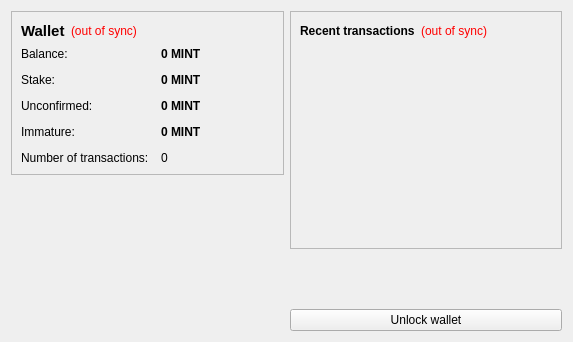
<?xml version="1.0" encoding="UTF-8"?>
<ui version="4.0">
 <class>OverviewPage</class>
 <widget class="QWidget" name="OverviewPage">
  <property name="geometry">
   <rect>
    <x>0</x>
    <y>0</y>
    <width>573</width>
    <height>342</height>
   </rect>
  </property>
  <property name="windowTitle">
   <string>Form</string>
  </property>
  <layout class="QHBoxLayout" name="horizontalLayout" stretch="1,1">
   <item>
    <layout class="QVBoxLayout" name="verticalLayout_2">
     <item>
      <widget class="QFrame" name="frame">
       <property name="frameShape">
        <enum>QFrame::StyledPanel</enum>
       </property>
       <property name="frameShadow">
        <enum>QFrame::Raised</enum>
       </property>
       <layout class="QVBoxLayout" name="verticalLayout_4">
        <item>
         <layout class="QHBoxLayout" name="horizontalLayout_4">
          <item>
           <widget class="QLabel" name="label_5">
            <property name="font">
             <font>
              <pointsize>11</pointsize>
              <weight>75</weight>
              <bold>true</bold>
             </font>
            </property>
            <property name="text">
             <string>Wallet</string>
            </property>
           </widget>
          </item>
          <item>
           <widget class="QLabel" name="labelWalletStatus">
            <property name="toolTip">
             <string>The displayed information may be out of date. Your wallet automatically synchronizes with the cleanwatercoin network after a connection is established, but this process has not completed yet.</string>
            </property>
            <property name="styleSheet">
             <string notr="true">QLabel { color: red; }</string>
            </property>
            <property name="text">
             <string notr="true">(out of sync)</string>
            </property>
            <property name="alignment">
             <set>Qt::AlignLeading|Qt::AlignLeft|Qt::AlignVCenter</set>
            </property>
           </widget>
          </item>
          <item>
           <spacer name="horizontalSpacer_2">
            <property name="orientation">
             <enum>Qt::Horizontal</enum>
            </property>
            <property name="sizeHint" stdset="0">
             <size>
              <width>40</width>
              <height>20</height>
             </size>
            </property>
           </spacer>
          </item>
         </layout>
        </item>
        <item>
         <layout class="QFormLayout" name="formLayout_2">
          <property name="fieldGrowthPolicy">
           <enum>QFormLayout::AllNonFixedFieldsGrow</enum>
          </property>
          <property name="horizontalSpacing">
           <number>12</number>
          </property>
          <property name="verticalSpacing">
           <number>12</number>
          </property>
          <item row="0" column="0">
           <widget class="QLabel" name="label">
            <property name="text">
             <string>Balance:</string>
            </property>
           </widget>
          </item>
          <item row="0" column="1">
           <widget class="QLabel" name="labelBalance">
            <property name="font">
             <font>
              <weight>75</weight>
              <bold>true</bold>
             </font>
            </property>
            <property name="cursor">
             <cursorShape>IBeamCursor</cursorShape>
            </property>
            <property name="toolTip">
             <string>Your current balance</string>
            </property>
            <property name="text">
             <string notr="true">0 MINT</string>
            </property>
            <property name="textInteractionFlags">
             <set>Qt::LinksAccessibleByMouse|Qt::TextSelectableByKeyboard|Qt::TextSelectableByMouse</set>
            </property>
           </widget>
          </item>
          <item row="1" column="0">
           <widget class="QLabel" name="label_6">
            <property name="text">
             <string>Stake:</string>
            </property>
           </widget>
          </item>
          <item row="1" column="1">
           <widget class="QLabel" name="labelStake">
            <property name="font">
             <font>
              <weight>75</weight>
              <bold>true</bold>
             </font>
            </property>
            <property name="cursor">
             <cursorShape>IBeamCursor</cursorShape>
            </property>
            <property name="toolTip">
             <string>Total of coins that was staked, and do not yet count toward the current balance</string>
            </property>
            <property name="text">
             <string notr="true">0 MINT</string>
            </property>
            <property name="textInteractionFlags">
             <set>Qt::LinksAccessibleByMouse|Qt::TextSelectableByKeyboard|Qt::TextSelectableByMouse</set>
            </property>
           </widget>
          </item>
          <item row="2" column="0">
           <widget class="QLabel" name="label_3">
            <property name="text">
             <string>Unconfirmed:</string>
            </property>
           </widget>
          </item>
          <item row="2" column="1">
           <widget class="QLabel" name="labelUnconfirmed">
            <property name="font">
             <font>
              <weight>75</weight>
              <bold>true</bold>
             </font>
            </property>
            <property name="cursor">
             <cursorShape>IBeamCursor</cursorShape>
            </property>
            <property name="toolTip">
             <string>Total of transactions that have yet to be confirmed, and do not yet count toward the current balance</string>
            </property>
            <property name="text">
             <string notr="true">0 MINT</string>
            </property>
            <property name="textInteractionFlags">
             <set>Qt::LinksAccessibleByMouse|Qt::TextSelectableByKeyboard|Qt::TextSelectableByMouse</set>
            </property>
           </widget>
          </item>
          <item row="3" column="0">
           <widget class="QLabel" name="labelImmatureText">
            <property name="text">
             <string>Immature:</string>
            </property>
           </widget>
          </item>
          <item row="3" column="1">
           <widget class="QLabel" name="labelImmature">
            <property name="font">
             <font>
              <weight>75</weight>
              <bold>true</bold>
             </font>
            </property>
            <property name="toolTip">
             <string>Mined balance that has not yet matured</string>
            </property>
            <property name="text">
             <string notr="true">0 MINT</string>
            </property>
            <property name="textInteractionFlags">
             <set>Qt::LinksAccessibleByMouse|Qt::TextSelectableByKeyboard|Qt::TextSelectableByMouse</set>
            </property>
           </widget>
          </item>
          <item row="4" column="0">
           <widget class="QLabel" name="label_2">
            <property name="text">
             <string>Number of transactions:</string>
            </property>
           </widget>
          </item>
          <item row="4" column="1">
           <widget class="QLabel" name="labelNumTransactions">
            <property name="toolTip">
             <string>Total number of transactions in wallet</string>
            </property>
            <property name="text">
             <string notr="true">0</string>
            </property>
           </widget>
          </item>
         </layout>
        </item>
       </layout>
      </widget>
     </item>
     <item>
      <spacer name="verticalSpacer">
       <property name="orientation">
        <enum>Qt::Vertical</enum>
       </property>
       <property name="sizeHint" stdset="0">
        <size>
         <width>20</width>
         <height>40</height>
        </size>
       </property>
      </spacer>
     </item>
     <item>
      <widget class="QLabel" name="label_6">
       <property name="text">
        <string/>
       </property>
       <property name="pixmap">
        <pixmap resource="../bitcoin.qrc">:/images/backg</pixmap>
       </property>
       <property name="scaledContents">
        <bool>false</bool>
       </property>
       <property name="alignment">
        <set>Qt::AlignCenter</set>
       </property>
       <property name="margin">
        <number>-2</number>
       </property>
      </widget>
     </item>
    </layout>
   </item>
   <item>
    <layout class="QVBoxLayout" name="verticalLayout_3">
     <item>
      <widget class="QFrame" name="frame_2">
       <property name="frameShape">
        <enum>QFrame::StyledPanel</enum>
       </property>
       <property name="frameShadow">
        <enum>QFrame::Raised</enum>
       </property>
       <layout class="QVBoxLayout" name="verticalLayout">
        <item>
         <layout class="QHBoxLayout" name="horizontalLayout_2">
          <item>
           <widget class="QLabel" name="label_4">
            <property name="text">
             <string>&lt;b&gt;Recent transactions&lt;/b&gt;</string>
            </property>
           </widget>
          </item>
          <item>
           <widget class="QLabel" name="labelTransactionsStatus">
            <property name="toolTip">
             <string>The displayed information may be out of date. Your wallet automatically synchronizes with the cleanwatercoin network after a connection is established, but this process has not completed yet.</string>
            </property>
            <property name="styleSheet">
             <string notr="true">QLabel { color: red; }</string>
            </property>
            <property name="text">
             <string notr="true">(out of sync)</string>
            </property>
            <property name="alignment">
             <set>Qt::AlignRight|Qt::AlignTrailing|Qt::AlignVCenter</set>
            </property>
           </widget>
          </item>
          <item>
           <spacer name="horizontalSpacer">
            <property name="orientation">
             <enum>Qt::Horizontal</enum>
            </property>
            <property name="sizeHint" stdset="0">
             <size>
              <width>40</width>
              <height>20</height>
             </size>
            </property>
           </spacer>
          </item>
         </layout>
        </item>
        <item>
         <widget class="QListView" name="listTransactions">
          <property name="styleSheet">
           <string notr="true">QListView { background: transparent; }</string>
          </property>
          <property name="frameShape">
           <enum>QFrame::NoFrame</enum>
          </property>
          <property name="verticalScrollBarPolicy">
           <enum>Qt::ScrollBarAlwaysOff</enum>
          </property>
          <property name="horizontalScrollBarPolicy">
           <enum>Qt::ScrollBarAlwaysOff</enum>
          </property>
          <property name="selectionMode">
           <enum>QAbstractItemView::NoSelection</enum>
          </property>
         </widget>
        </item>
       </layout>
      </widget>
     </item>
     <item>
      <spacer name="verticalSpacer_2">
       <property name="orientation">
        <enum>Qt::Vertical</enum>
       </property>
       <property name="sizeHint" stdset="0">
        <size>
         <width>20</width>
         <height>40</height>
        </size>
       </property>
      </spacer>
     </item>
     <item>
      <widget class="QPushButton" name="unlockWalletButton">
       <property name="text">
        <string>Unlock wallet</string>
       </property>
      </widget>
     </item>
    </layout>
   </item>
  </layout>
 </widget>
 <resources>
  <include location="../bitcoin.qrc"/>
 </resources>
 <connections/>
</ui>
